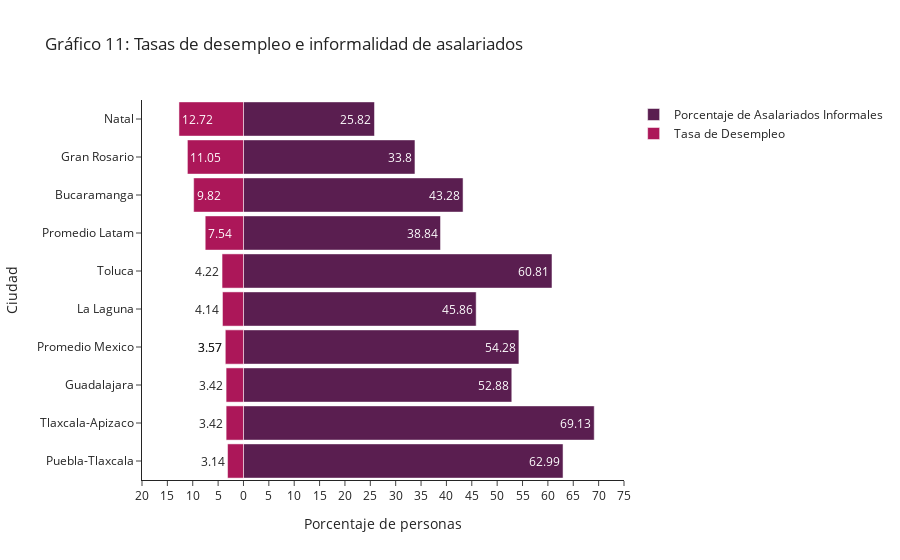

The code cell stored with this chart in its notebook:
### Markdown cell above
Info y desempleo

### Code cell
if city[1] in laboral_ref.index:

    #Tabla
    des = pd.concat([laboral_ref[laboral_ref.columns[1]],laboral_ref[laboral_ref.columns[7]]],axis=1)
    des = des.astype('float')
    des = des.sort_values('Tasa de Desempleo Total')
    des['Tasa de Desempleo (Total)'] = des['Tasa de Desempleo Total'] * (-1)

    #plot
    contgraf = contgraf + 1

    x_range = ((5*round(des['Tasa de Desempleo (Total)'].min()/5))-5,(5*round(des['% Asalariados Informales Total'].max()/5))+5)
    tickvals = [e for e in range(x_range[0],x_range[1]+5,5)]
    ticktext = [abs(e) for e in range(x_range[0],x_range[1]+5,5)]

    layout = go.Layout(yaxis=go.layout.YAxis(title='Ciudad'),
                       xaxis=go.layout.XAxis(
                           range=x_range,
                           tickvals=tickvals,
                           ticktext=ticktext,
                           title='Porcentaje de personas'),
                        barmode='overlay',
                        bargap=0.1,
                        template="simple_white",
                       title='Gráfico {}: Tasas de desempleo e informalidad de asalariados'.format(contgraf)
                      )

    data = [go.Bar(y=des.index,
                   x=des['% Asalariados Informales Total'],
                   orientation='h',
                   name='Porcentaje de Asalariados Informales',
                   text=np.round(des['% Asalariados Informales Total'].to_numpy(),2),
                   hoverinfo='text',
                   marker=dict(color=colors[4]),
                        #hoverlabel=dict(hover_data={act['dif']:':.2f'})
                   ),
            go.Bar(y=des.index,
                   x=des['Tasa de Desempleo (Total)'],
                   orientation='h',
                   name='Tasa de Desempleo',
                   text= np.round(des['Tasa de Desempleo (Total)'].to_numpy() * -1,2),
                   hoverinfo='text',
                   marker=dict(color=colors[8])
                   )]


    fig = go.Figure(
                    data=data,
                    layout=layout
    )

    fig.write_html(file="informe/images/desempleo.html",full_html=False,include_plotlyjs='cdn')

### Figure 1 — Plotly figure (JSON) as saved in the notebook; plotly's stock layout.template omitted (floating-point values rounded to 4 significant figures)
{"data": [{"hoverinfo": "text", "marker": {"color": "#5a1e50"}, "name": "Porcentaje de Asalariados Informales", "orientation": "h", "text": [62.99, 69.13, 52.88, 54.28, 54.28, 45.86, 60.81, 38.84, 43.28, 33.8, 25.82], "type": "bar", "x": [62.99, 69.13, 52.88, 54.28, 54.28, 45.86, 60.81, 38.84, 43.28, 33.8, 25.82], "y": ["Puebla-Tlaxcala", "Tlaxcala-Apizaco", "Guadalajara", "Promedio Mexico", "Promedio Mexico", "La Laguna", "Toluca", "Promedio Latam", "Bucaramanga", "Gran Rosario", "Natal"]}, {"hoverinfo": "text", "marker": {"color": "#ac1759"}, "name": "Tasa de Desempleo", "orientation": "h", "text": [3.14, 3.42, 3.42, 3.57, 3.57, 4.14, 4.22, 7.54, 9.82, 11.05, 12.72], "type": "bar", "x": [-3.137, -3.418, -3.423, -3.565, -3.565, -4.14, -4.223, -7.541, -9.818, -11.05, -12.72], "y": ["Puebla-Tlaxcala", "Tlaxcala-Apizaco", "Guadalajara", "Promedio Mexico", "Promedio Mexico", "La Laguna", "Toluca", "Promedio Latam", "Bucaramanga", "Gran Rosario", "Natal"]}], "layout": {"autosize": true, "bargap": 0.1, "barmode": "overlay", "title": {"text": "Gráfico 11: Tasas de desempleo e informalidad de asalariados"}, "xaxis": {"range": [-20, 75], "ticktext": [20, 15, 10, 5, 0, 5, 10, 15, 20, 25, 30, 35, 40, 45, 50, 55, 60, 65, 70, 75], "tickvals": [-20, -15, -10, -5, 0, 5, 10, 15, 20, 25, 30, 35, 40, 45, 50, 55, 60, 65, 70, 75], "title": {"text": "Porcentaje de personas"}, "type": "linear"}, "yaxis": {"autorange": true, "range": [-0.5, 9.5], "title": {"text": "Ciudad"}, "type": "category"}}}
